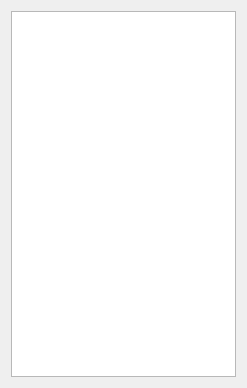
<?xml version="1.0" encoding="UTF-8"?>
<ui version="4.0">
 <class>Form</class>
 <widget class="QWidget" name="Form">
  <property name="geometry">
   <rect>
    <x>0</x>
    <y>0</y>
    <width>247</width>
    <height>388</height>
   </rect>
  </property>
  <property name="sizePolicy">
   <sizepolicy hsizetype="Minimum" vsizetype="Minimum">
    <horstretch>0</horstretch>
    <verstretch>0</verstretch>
   </sizepolicy>
  </property>
  <property name="windowTitle">
   <string>QScrollAreaTest</string>
  </property>
  <layout class="QGridLayout" name="gridLayout">
   <item row="0" column="0">
    <widget class="QListWidget" name="listWidget"/>
   </item>
  </layout>
 </widget>
 <resources/>
 <connections/>
</ui>
